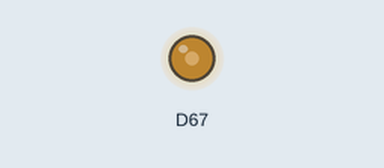
A sketch run on a simulated Arduino Due. Shown: output pins drawn as LEDs (lit = HIGH).

Above: at 0.1 s.
Timing chart, 0 to 1.6 s (numbered marks = the images above):
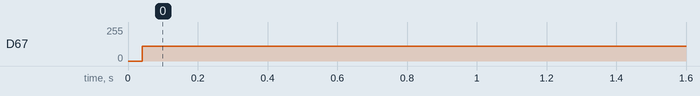

The sketch:

2_Diente_sierra.ino
```cpp
void setup() {
  analogWriteResolution(12);  // Define resolución del DAC
}

void loop() {
  // Definición de variables
  int numIncrementos = 10;
  int uno = 0;
  int valor = 0;
  int incremento = 4000 / numIncrementos;
  int valorMaximo = incremento * numIncrementos;

  while(1)
  {
    analogWrite(DAC1, valor);         // Escribir al DAC la variable valor
    valor += incremento;            // Incrementar valor
    valor = (valor > valorMaximo ? 0 : valor);  // Compara si ha llegado al valor máximo
    delayMicroseconds(uno);           // Retardo
  }
}
```

Measured:
- by itself, D67: 0/255 → 110/255 at 0.04 s
